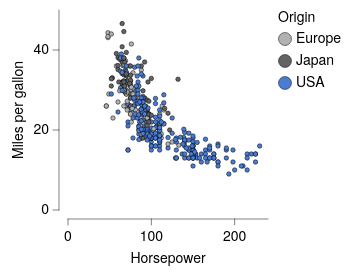

Here is the Vega-Lite specification saved for this chart:
### Vega-Lite specification from a JSON file in a GitHub repository (floating-point values rounded to 4 significant figures; data arrays with more than 128 entries replaced by an {"elided": "..."} marker saying what was removed)
{"background": "white", "config": {"arc": {"fill": "#DBDBDB", "fillOpacity": 1.0, "innerRadius": 25.0, "padAngle": 0.03, "stroke": "black", "strokeOpacity": 1, "strokeWidth": 0.25}, "area": {"fill": "#DBDBDB", "fillOpacity": 1.0, "stroke": "black", "strokeOpacity": 1, "strokeWidth": 0.25}, "axis": {"domain": true, "domainCap": "round", "domainColor": "black", "domainWidth": 0.25, "grid": false, "gridCap": "round", "gridColor": "#F1F1F1", "gridDash": [0, 0], "gridOpacity": 1.0, "gridWidth": 0.25, "labelColor": "black", "labelFont": "Helvetica Neue, HelveticaNeue, Helvetica, Arial, sans-serif", "labelFontSize": 7, "labelFontStyle": "normal", "labelFontWeight": 400, "offset": 4.5, "ticks": true, "tickCap": "round", "tickColor": "black", "tickRound": false, "tickSize": 3, "tickWidth": 0.25, "titleColor": "black", "titleFont": "Helvetica Neue, HelveticaNeue, Helvetica, Arial, sans-serif", "titleFontSize": 7, "titleFontStyle": "normal", "titleFontWeight": 400}, "axisX": {"domain": true, "labelAlign": "center", "labelAngle": 0, "labels": true, "ticks": true, "translate": 0}, "axisY": {"domain": true, "labelAlign": "right", "labelAngle": 0, "labels": true, "ticks": true, "translate": 0}, "axisRight": {"domain": true, "labelAlign": "left", "labelAngle": 0, "labels": true, "ticks": true, "translate": 0}, "axisTop": {"domain": true, "labelAlign": "center", "labelAngle": 0, "labels": true, "ticks": true, "translate": 0}, "axisBand": {"tickOffset": 0}, "bar": {"fill": "#DBDBDB", "fillOpacity": 1.0, "stroke": "black", "strokeOpacity": 1, "strokeWidth": 0.25}, "boxplot": {"size": 9.0, "ticks": {"cornerRadius": 0.25, "fill": "black", "opacity": 1, "size": 4.5, "thickness": 0.25}, "box": {"fillOpacity": 1.0, "stroke": "black", "strokeOpacity": 1, "strokeWidth": 0.25}, "median": {"cornerRadius": 0, "fill": "black", "fillOpacity": 1.0, "opacity": 1, "size": 9.0, "thickness": 0.25}, "rule": {"fill": "black", "fillOpacity": 1.0, "size": 10.0, "stroke": "black", "strokeDash": [0, 0], "strokeOpacity": 1, "strokeWidth": 0.25}, "outliers": {"color": "black", "fill": "black", "fillOpacity": 1.0, "size": 0, "stroke": "black", "strokeOpacity": 1, "strokeWidth": 0.25}}, "circle": {"fill": "black", "fillOpacity": 1.0, "size": 1.25, "stroke": null, "strokeOpacity": 1, "strokeWidth": 0.25}, "errorband": {"band": {"fillOpacity": 0.6, "stroke": null, "strokeWidth": 0.25, "strokeOpacity": 1}, "borders": {"opacity": 0, "strokeOpacity": 0.25, "strokeWidth": 1}}, "errorbar": {"opacity": 1, "rule": {"strokeDash": [0, 0], "strokeWidth": 0.25}, "ticks": {"color": "black", "cornerRadius": 0.125, "opacity": 1, "size": 6.0, "thickness": 0.25}, "thickness": 0.25}, "font": "Helvetica Neue, HelveticaNeue, Helvetica, Arial, sans-serif", "geoshape": {"fill": "#DBDBDB", "fillOpacity": 1.0, "stroke": "black", "strokeOpacity": 1, "strokeWidth": 0.25}, "header": {"labelColor": "black", "labelFont": "Helvetica Neue, HelveticaNeue, Helvetica, Arial, sans-serif", "labelFontSize": 7, "labelFontStyle": "normal", "labelFontWeight": 400, "titleColor": "black", "titleFont": "Helvetica Neue, HelveticaNeue, Helvetica, Arial, sans-serif", "titleFontSize": 7, "titleFontStyle": "normal", "titleFontWeight": 400, "titlePadding": 0}, "legend": {"disable": false, "offset": 4.5, "titlePadding": 4, "labelOffset": 2, "gradientLabelOffset": 2, "gradientLength": 50.0, "gradientThickness": 5.0, "gradientOpacity": 1.0, "gradientStrokeColor": "black", "gradientStrokeWidth": 0.25, "labelColor": "black", "labelFont": "Helvetica Neue, HelveticaNeue, Helvetica, Arial, sans-serif", "labelFontSize": 7, "labelFontStyle": "normal", "labelFontWeight": 400, "strokeColor": "black", "strokeWidth": 0, "symbolSize": 42, "symbolStrokeColor": "black", "symbolStrokeWidth": 0.25, "titleColor": "black", "titleFont": "Helvetica Neue, HelveticaNeue, Helvetica, Arial, sans-serif", "titleFontSize": 7, "titleFontStyle": "normal", "titleFontWeight": 400}, "line": {"color": "black", "stroke": "black", "strokeCap": "butt", "strokeDash": [0, 0], "strokeOpacity": 1, "strokeWidth": 0.5}, "point": {"filled": true, "fill": "#DBDBDB", "fillOpacity": 1.0, "size": 5.0, "stroke": "black", "strokeOpacity": 1, "strokeWidth": 0.25}, "range": {"category": ["#B2B2B2", "#636363", "#4A7CD3", "#008542", "#382864", "#509F98", "#284F93", "#005226", "#A398D6", "#173633"], "diverging": {"scheme": ["#443E60", "#5F597E", "#7C759B", "#9994B6", "#B7B4CC", "#D6D5DC", "#F6F6F6", "#D1DAD9", "#A4C2BF", "#7AA9A4", "#578E89", "#37736E", "#1B5954"]}, "heatmap": {"scheme": ["#32022B", "#43044D", "#4C196E", "#4D338C", "#484DA6", "#3A68BB", "#1D83CA", "#1D9CCB", "#23B5C9", "#28CDC5", "#4DE0B4", "#91EE9F"]}, "ordinal": {"scheme": ["#F1F1F1", "#DBDBDB", "#C6C6C6", "#B2B2B2", "#9D9D9D", "#898989", "#767676", "#636363", "#515151", "#404040", "#2F2F2F", "#1F1F1F"]}, "ramp": {"scheme": ["#32022B", "#43044D", "#4C196E", "#4D338C", "#484DA6", "#3A68BB", "#1D83CA", "#1D9CCB", "#23B5C9", "#28CDC5", "#4DE0B4", "#91EE9F"]}}, "rule": {"color": "black", "stroke": "black", "strokeCap": "round", "strokeDash": [2, 2], "strokeOpacity": 1, "strokeWidth": 0.25}, "scale": {"bandPaddingInner": 0.1, "bandPaddingOuter": 0.1, "round": false}, "rect": {"fill": "#DBDBDB", "fillOpacity": 1.0, "stroke": "black", "strokeOpacity": 1, "strokeWidth": 0.25}, "square": {"fill": "#DBDBDB", "fillOpacity": 1.0, "size": 10.0, "stroke": "black", "strokeOpacity": 1, "strokeWidth": 0.25}, "text": {"color": "black", "font": "Helvetica Neue, HelveticaNeue, Helvetica, Arial, sans-serif", "fontSize": 7, "fontStyle": "normal", "fontWeight": 400}, "tick": {"color": "black", "cornerRadius": 0.125, "opacity": 1.0, "size": 9.0, "thickness": 0.25}, "title": {"anchor": "middle", "frame": "group", "color": "black", "font": "Helvetica Neue, HelveticaNeue, Helvetica, Arial, sans-serif", "fontSize": 7, "fontStyle": "normal", "fontWeight": 400, "subtitleColor": "black", "subtitleFont": "Helvetica Neue, HelveticaNeue, Helvetica, Arial, sans-serif", "subtitleFontSize": "Helvetica Neue, HelveticaNeue, Helvetica, Arial, sans-serif", "subtitleFontStyle": "normal", "subtitleFontWeight": 400}, "trail": {"color": "black", "opacity": 1, "size": 0.5}, "view": {"continuousWidth": 100, "continuousHeight": 100, "discreteWidth": 100, "discreteHeight": 100, "fill": null, "stroke": null, "strokeWidth": 0.25}}, "data": {"name": "data-7285c4e2e195e5a75737a34913199f5f"}, "mark": {"type": "point"}, "encoding": {"color": {"field": "Origin", "type": "nominal"}, "x": {"field": "Horsepower", "type": "quantitative"}, "y": {"field": "Miles_per_Gallon", "title": "Miles per gallon", "type": "quantitative"}}, "$schema": "https://vega.github.io/schema/vega-lite/v6.4.1.json", "datasets": {"data-7285c4e2e195e5a75737a34913199f5f": {"elided": "392 records"}}}
